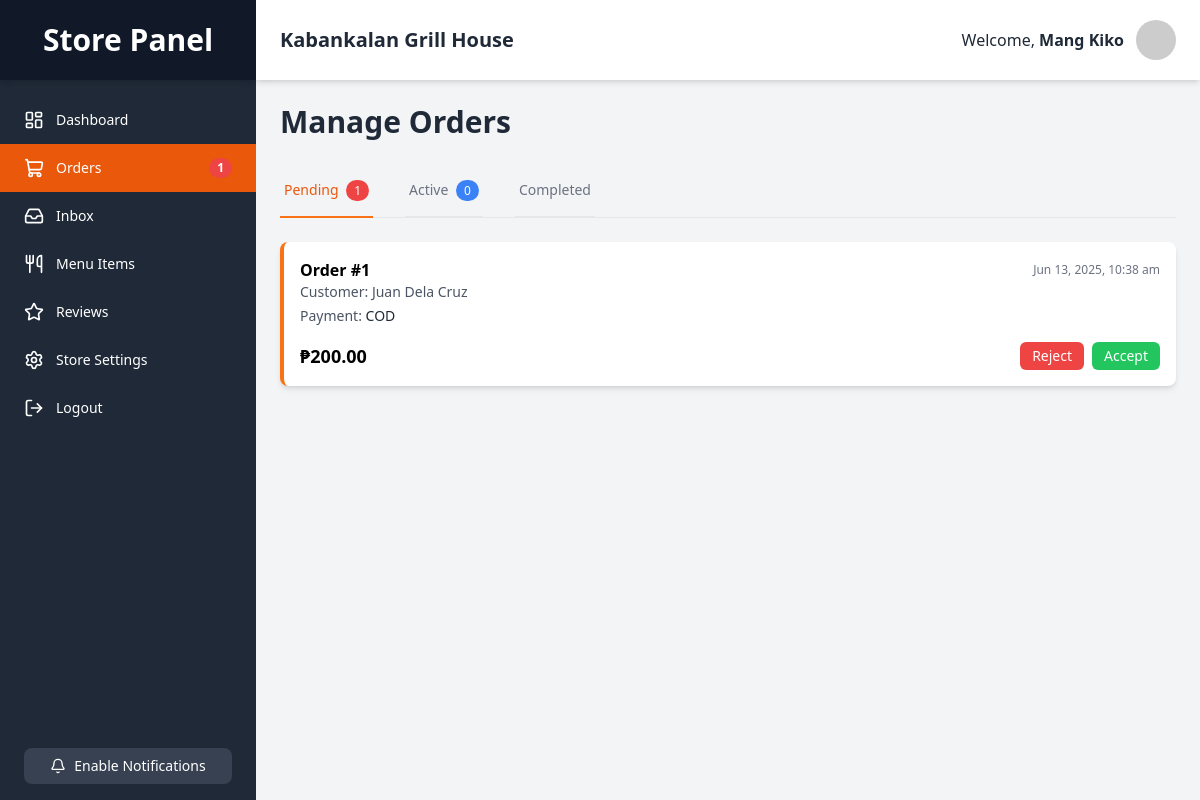
The app's page /store/orders.php (signed in) with its own data.
### tables this page shows
CREATE TABLE `orders` (
  `id` INT NOT NULL AUTO_INCREMENT,
  `group_order_id` VARCHAR(255) NULL DEFAULT NULL,
  `customer_id` INT NOT NULL,
  `restaurant_id` INT NOT NULL,
  `rider_id` INT DEFAULT NULL,  
  `delivery_address` VARCHAR(255) NOT NULL,
  `total_amount` DECIMAL(10, 2) NOT NULL,
  `status` ENUM('pending', 'preparing', 'out_for_delivery', 'delivered', 'cancelled') NOT NULL DEFAULT 'pending',
  `status_viewed_by_customer` BOOLEAN NOT NULL DEFAULT TRUE,
  `payment_method` VARCHAR(50) NOT NULL DEFAULT 'cod',
  `delivery_notes` TEXT DEFAULT NULL,
  `order_date` TIMESTAMP NOT NULL DEFAULT CURRENT_TIMESTAMP,
  PRIMARY KEY (`id`),
  FOREIGN KEY (`customer_id`) REFERENCES `users`(`id`) ON DELETE CASCADE,
  FOREIGN KEY (`restaurant_id`) REFERENCES `restaurants`(`id`) ON DELETE CASCADE,
  FOREIGN KEY (`rider_id`) REFERENCES `users`(`id`) ON DELETE SET NULL
);

CREATE TABLE `users` (
  `id` INT NOT NULL AUTO_INCREMENT,
  `full_name` VARCHAR(255) NOT NULL,
  `email` VARCHAR(255) NOT NULL,
  `password` VARCHAR(255) NOT NULL,
  `role` ENUM('customer', 'rider', 'store') NOT NULL,
  `address` VARCHAR(255) DEFAULT NULL,
  `city` VARCHAR(255) DEFAULT NULL,
  `latitude` DECIMAL(10, 8) DEFAULT NULL,
  `longitude` DECIMAL(11, 8) DEFAULT NULL,
  `show_activities` BOOLEAN NOT NULL DEFAULT FALSE,
  `account_type` VARCHAR(50) NOT NULL DEFAULT 'free',
  `created_at` TIMESTAMP NOT NULL DEFAULT CURRENT_TIMESTAMP,
  PRIMARY KEY (`id`),
  UNIQUE INDEX `email_UNIQUE` (`email`)
);

### store/orders.php (the view, shortened to what this page needs)
<?php
$link = mysqli_connect(DB_HOST, DB_USER, DB_PASS, DB_NAME);
$store_owner_id = $_SESSION['id'];
$restaurant_id = null;
$pending_orders = [];
$sql_resto_info = "SELECT id, name FROM restaurants WHERE user_id = ? LIMIT 1";
if($stmt_resto = mysqli_prepare($link, $sql_resto_info)){
    mysqli_stmt_bind_param($stmt_resto, "i", $store_owner_id);
    mysqli_stmt_execute($stmt_resto);
    mysqli_stmt_bind_result($stmt_resto, $r_id, $r_name);
    if(mysqli_stmt_fetch($stmt_resto)){ $restaurant_id = $r_id; $restaurant_name = $r_name; }
}
if ($restaurant_id) {
    $sql = "SELECT o.id, o.order_date, o.total_amount, o.status, o.payment_method, u.full_name as customer_name FROM orders o JOIN users u ON o.customer_id = u.id WHERE o.restaurant_id = ? AND o.status = 'pending' ORDER BY o.order_date DESC";
    if($stmt = mysqli_prepare($link, $sql)) {
        mysqli_stmt_bind_param($stmt, "i", $restaurant_id);
        mysqli_stmt_execute($stmt);
        $pending_orders = mysqli_fetch_all(mysqli_stmt_get_result($stmt), MYSQLI_ASSOC);
    }
}
?>
<!DOCTYPE html>
<html lang="en">
<head>
    <script src="https://cdn.tailwindcss.com"></script><link rel="stylesheet" href="../style.css">
</head>
<body class="bg-gray-100 font-sans">
    <div class="flex h-screen bg-gray-100">
        <?php require_once 'partials/sidebar.php'; ?>
        <div class="flex flex-col flex-1 overflow-y-auto">
            <?php require_once 'partials/header.php'; ?>
            <div class="p-4 md:p-6">
                <h1 class="text-3xl font-bold text-gray-800 mb-6">Manage Orders</h1>
                <?php require_once 'partials/order_tabs.php'; ?>
                <div class="space-y-4">
                    <?php if (empty($pending_orders)): ?><p class="text-gray-500 text-center py-8">No pending orders.</p><?php else: foreach($pending_orders as $order): ?><div class="order-card bg-white p-4 rounded-lg shadow-md border-l-4 border-orange-500" data-order-id="<?php echo $order['id']; ?>"><div class="flex justify-between items-center"><p class="font-bold">Order #<?php echo $order['id']; ?></p><span class="text-xs text-gray-500"><?php echo date("M d, Y, g:i a", strtotime($order['order_date'])); ?></span></div><p class="text-sm text-gray-600">Customer: <?php echo htmlspecialchars($order['customer_name']); ?></p><p class="text-sm text-gray-600 mt-1">Payment: <span class="font-medium text-gray-800"><?php echo strtoupper($order['payment_method']); ?></span></p><div class="mt-4 flex justify-between items-center"><p class="text-lg font-bold">₱<?php echo number_format($order['total_amount'], 2); ?></p><div class="space-x-2"><button class="reject-btn px-3 py-1 bg-red-500 text-white text-sm rounded-md hover:bg-red-600">Reject</button><button class="accept-btn px-3 py-1 bg-green-500 text-white text-sm rounded-md hover:bg-green-600">Accept</button></div></div></div><?php endforeach; endif; ?>
                </div>
            </div>
        </div>
    </div>
</body>
</html>

### style.css (style rules this page uses)
body { font-family: 'Inter', sans-serif; }

### records on screen
orders: id "1", order_date "Jun 13, 2025, 10:38 am", customer.full_name "Juan Dela Cruz", payment_method "COD", total_amount "200.00"

### other values on screen
$new_order_count "1"
$store_name "Kabankalan Grill House"
$_SESSION["name"] "Mang Kiko"
$counts['pending'] "1"
$counts['active'] "0"
